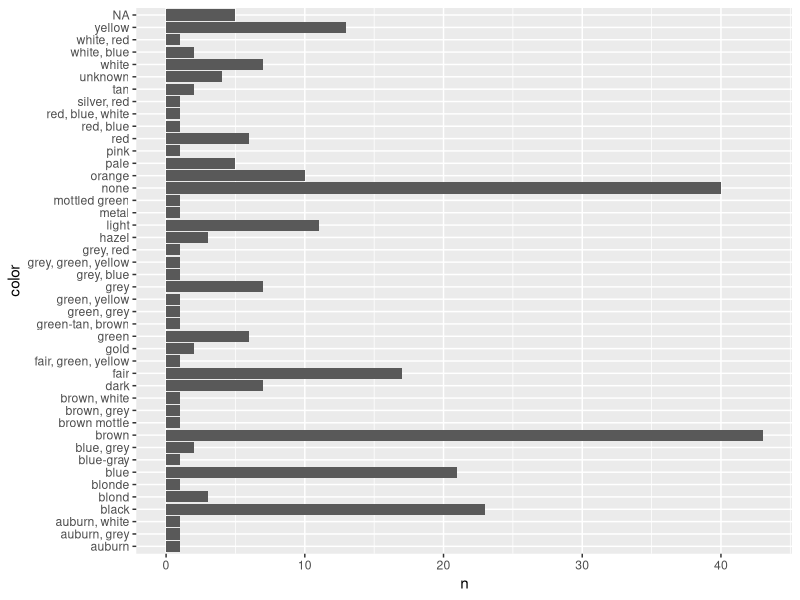

Reproduce this figure in R. (Note: this script raises an error after producing the figure.)
# leanring the tidyverse with brendan ------------------------------------------

require(tidyverse)

# dplyr review working with df objects with fast and readable functions --------

count(starwars, hair_color)

starwars %>%
  pivot_longer(hair_color:eye_color, 
               names_to = "attribute", 
               values_to = "color") %>%
  count(color)


starwars %>%
  pivot_longer(contains("color"), 
               names_to = "attribute", 
               values_to = "color") %>%
  count(color) %>%
  ggplot(aes(x = color, y = n)) +
  geom_col() +
  coord_flip()


# short introduction to the stringr package ------------------------------------
# stings, regular expressions

x <- c("ab", "123")

str_sub(x, start = 1, end = 2)

str_dup(x, 2)

str_replace(fruit, ".$", "ahhh")
str_replace(fruit, "^.", "ahhh")

str_c(sentences, str_to_title(fruit), sep = " ")

str_c("some numbers",
      str_glue("pi is {pi}"),
      str_glue("the date is {format(Sys.time(), '%a %b %d %Y')}"),
      sep = " ")


# introduction to the purrr package --------------------------------------------

# we might be able to use this for the mate selection part??

# map family of functions 

my_func <- function(x, a = 3, b = 4) {
  print(str_glue('eq {x} * {a} - {b}'))
  x * a - b
} 

map(1:3, my_func)

# but you can specify the data type that the output is in
# this is also type stable 

map_chr(1:3, my_func)
map_dfc(1:3, my_func)


# MAP WITH SPLIT! seems very useful
starwars %>%
  add_count(homeworld) %>%
  filter(n > 5) %>%
  split(.$homeworld) %>%
  map(function(df) lm(height ~ mass, data = df))


# make it a bit fancier
starwars %>%
  add_count(homeworld) %>%
  filter(n > 5) %>%
  split(.$homeworld) %>%
  map(~ lm(height ~ mass, data = .))


# pmap parallel map 

# make a little tibble
params <- tribble(
    ~mean, ~sd, ~n,
    1, .5, 1,
    5, 5, 10,
    -1, 10, 100
)


params %>%
  pmap(rnorm)  




